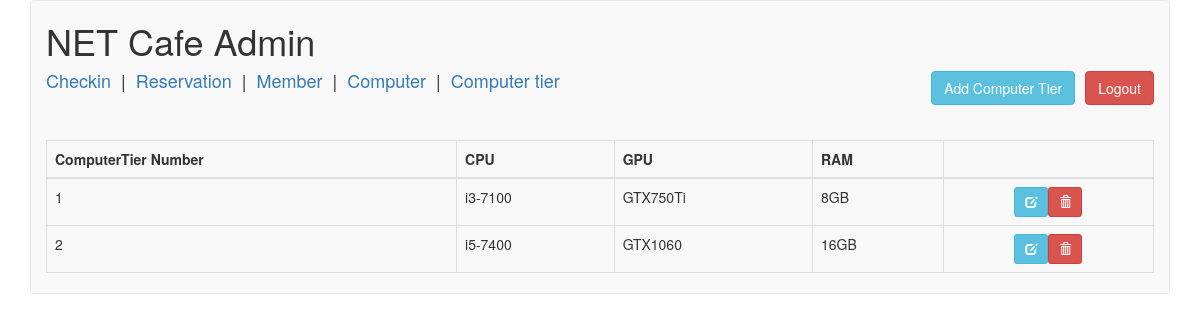
/admin/ct.php (signed in), run on the app's committed database.
### tables this page shows
CREATE TABLE `computer_tier` (
  `idcomputer_tier` int(11) NOT NULL,
  `CPU` varchar(45) DEFAULT NULL,
  `GPU` varchar(45) DEFAULT NULL,
  `RAM` varchar(45) DEFAULT NULL
);

### admin/ct.php (the view, shortened to what this page needs)
<?php
require('../dbconnect.php');
?><!DOCTYPE html>
<html lang="en">
<head>
    <link rel="stylesheet" href="https://maxcdn.bootstrapcdn.com/bootstrap/3.3.7/css/bootstrap.min.css">
</head>
<body class="container">
<?php
    $sql = "SELECT * FROM computer_tier";
    $results = $conn->query($sql);
?>
    <nav class="navbar navbar-default">
    <div class="container-fluid">
    <h1>NET Cafe Admin </h1>
    <div>
    <h4><a href="index.php" >Checkin</a>&nbsp;&nbsp;|&nbsp;&nbsp;<a href="res.php" >Reservation</a>&nbsp;&nbsp;|&nbsp;&nbsp;<a href="member.php" >Member</a>&nbsp;&nbsp;|&nbsp;&nbsp;<a href="com.php" >Computer</a>&nbsp;&nbsp;|&nbsp;&nbsp;<a href="ct.php" >Computer tier</a><a href="logout.php" class="btn btn-danger pull-right" style="margin-left: 10px">Logout</a>
    <a href="addct.php" class="btn btn-info pull-right" style="margin-left: 10px">Add Computer Tier</a><h4>
    <br>
</div>
    <table class="table table-bordered" style="margin-top: 20px">
        <thead>
            <tr>
                <th>ComputerTier Number</th>
                <th>CPU</th>
                <th>GPU</th>
                <th>RAM</th>
                <th></th>
            </tr>
        </thead>
        <tbody>
        <?php
        while($row = $results->fetch_assoc()) {
            ?>
            <tr>
                <td><?php echo $row['idcomputer_tier'] ?></td>
                <td><?php echo $row['CPU']?></td>
                <td><?php echo $row['GPU']?></td>
                <td><?php echo $row['RAM']?></td>
                <td class="text-center">
                    <a href="editct.php?idcomputer_tier=<?php echo $row['idcomputer_tier'] ?>" class="btn btn-sm btn-info">
                        <span class="glyphicon glyphicon-edit"></span>
                    <a href="deletect.php?idcomputer_tier=<?php echo $row['idcomputer_tier'] ?>" class="btn btn-sm btn-danger">
                        <span class="glyphicon glyphicon-trash"></span>
                    </a>
                </td>
            </tr>
            <?php
        }
        ?>
        </tbody>
    </table>
</body>
</html>

### data on the page
computer_tier: idcomputer_tier "1", CPU "i3-7100", GPU "GTX750Ti", RAM "8GB"
computer_tier: idcomputer_tier "2", CPU "i5-7400", GPU "GTX1060", RAM "16GB"
